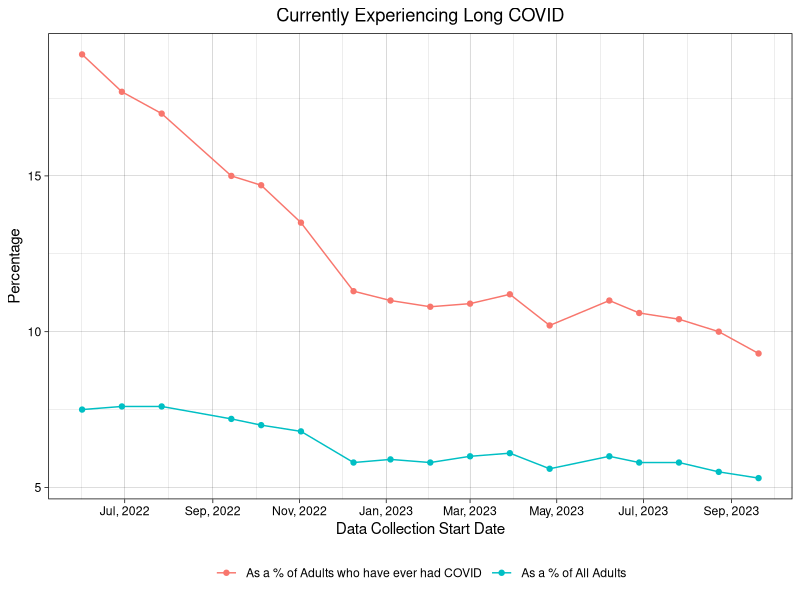
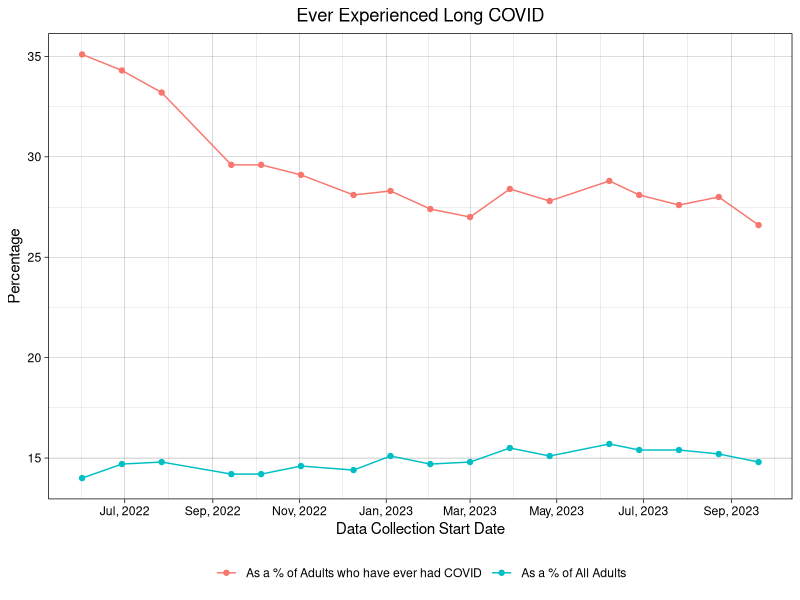
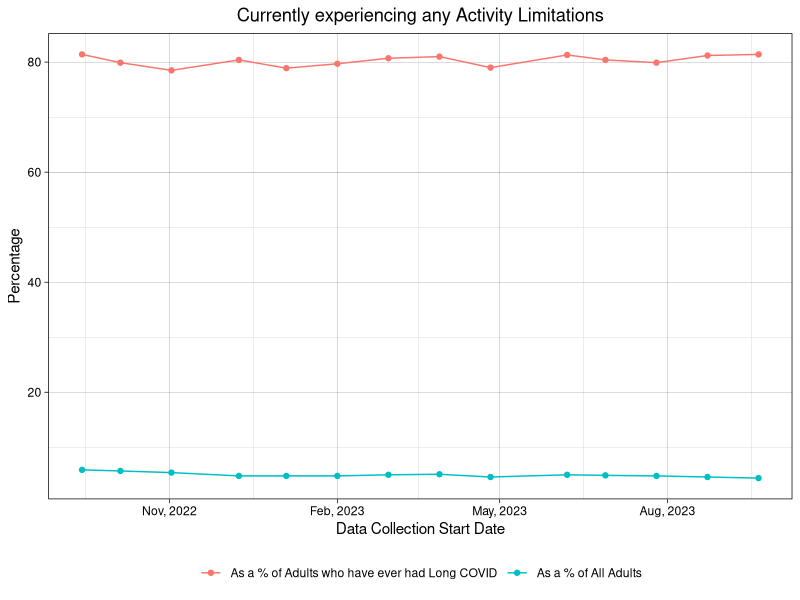
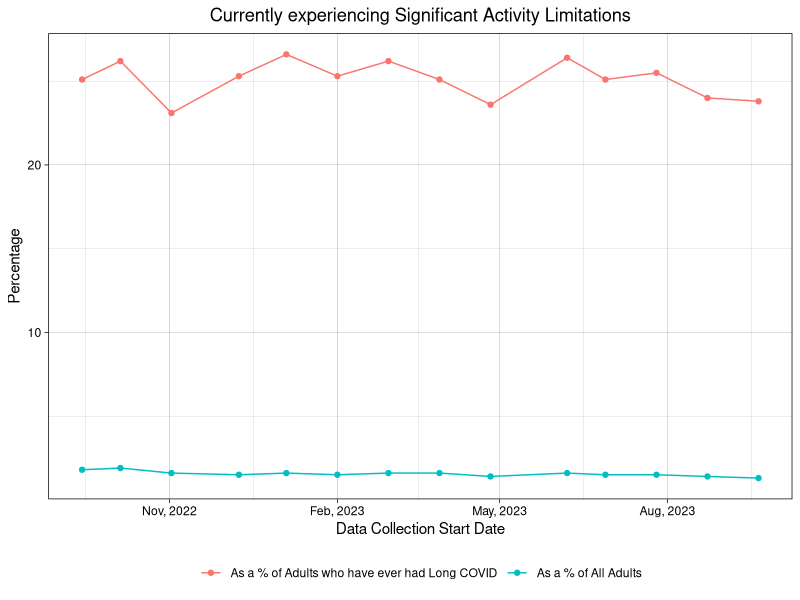

The R script that drew these images, in order:
## ---- chunk 1
# Import Required Libraries
library(dplyr)
library(ggplot2)
library(forcats)

# Import Data
pcc <- read.csv("Post-COVID_Conditions.csv")
## ---- chunk 2
TimeData <- pcc %>% filter(Group == 'National Estimate') %>% select(c(Indicator, Group, Time.Period.Start.Date, Time.Period.End.Date, Value))

# Also convert the Time Period Colums to dates
TimeData$Time.Period.Start.Date <- as.Date(TimeData$Time.Period.Start.Date, format = "%m/%d/%Y")
#TimeData$Time.Period.Start.Date <- format(TimeData$Time.Period.Start.Date, "%B %d, %Y")

TimeData$Time.Period.End.Date<- as.Date(TimeData$Time.Period.End.Date, format = "%m/%d/%Y")
#TimeData$Time.Period.End.Date <- format(TimeData$Time.Period.End.Date, "%B %d, %Y")
## ---- chunk 3
CurrentExp <- TimeData %>% filter(Indicator == "Currently experiencing long COVID, as a percentage of adults who ever had COVID" | Indicator == "Currently experiencing long COVID, as a percentage of all adults")

CurrentExp <- na.omit(CurrentExp)

CurrentExp$Indicator <- recode(CurrentExp$Indicator, "Currently experiencing long COVID, as a percentage of adults who ever had COVID" = "As a % of Adults who have ever had COVID", "Currently experiencing long COVID, as a percentage of all adults" = "As a % of All Adults")

ggplot(CurrentExp, aes(x = Time.Period.Start.Date, y = Value, color = Indicator)) +
  geom_line() +
  geom_point() +
  ggtitle("Currently Experiencing Long COVID") + 
  xlab("Data Collection Start Date") +
  ylab("Percentage") +
  scale_x_date(labels = scales::date_format("%b, %Y"), breaks = "2 month") +
  theme_linedraw() +
  theme(plot.title = element_text(hjust = 0.5), legend.position = "bottom") +
  labs(color = NULL)
## ---- chunk 4
EverExp <- TimeData %>% filter(Indicator == "Ever experienced long COVID, as a percentage of adults who ever had COVID" | Indicator == "Ever experienced long COVID, as a percentage of all adults")

EverExp <- na.omit(EverExp)

EverExp$Indicator <- recode(EverExp$Indicator, "Ever experienced long COVID, as a percentage of adults who ever had COVID" = "As a % of Adults who have ever had COVID", "Ever experienced long COVID, as a percentage of all adults" = "As a % of All Adults")

ggplot(EverExp, aes(x = Time.Period.Start.Date, y = Value, color = Indicator)) +
  geom_line() +
  geom_point() +
  ggtitle("Ever Experienced Long COVID") + 
  xlab("Data Collection Start Date") +
  ylab("Percentage") +
  scale_x_date(labels = scales::date_format("%b, %Y"), breaks = "2 month") +
  theme_linedraw() +
  theme(plot.title = element_text(hjust = 0.5), legend.position = "bottom") +
  labs(color = NULL)
## ---- chunk 5
# Can re-use the TimeData dataframe that we created earlier to analyze time series data for question 1:
AnyActivityLimits <- TimeData %>% filter(Indicator == "Any activity limitations from long COVID, as a percentage of adults who currently have long COVID" | Indicator == "Any activity limitations from long COVID, as a percentage of all adults")

AnyActivityLimits <- na.omit(AnyActivityLimits)

AnyActivityLimits$Indicator <- recode(AnyActivityLimits$Indicator, "Any activity limitations from long COVID, as a percentage of adults who currently have long COVID" = "As a % of Adults who have ever had Long COVID", "Any activity limitations from long COVID, as a percentage of all adults" = "As a % of All Adults")

ggplot(AnyActivityLimits, aes(x = Time.Period.Start.Date, y = Value, color = Indicator)) +
  geom_line() +
  geom_point() +
  ggtitle("Currently experiencing any Activity Limitations") + 
  xlab("Data Collection Start Date") +
  ylab("Percentage") +
  scale_x_date(labels = scales::date_format("%b, %Y"), breaks = "3 month") +
  theme_linedraw() +
  theme(plot.title = element_text(hjust = 0.5), legend.position = "bottom") +
  labs(color = NULL)
## ---- chunk 6
SignifActivityLimits <- TimeData %>% filter(Indicator == "Significant activity limitations from long COVID, as a percentage of adults who currently have long COVID" | Indicator == "Significant activity limitations from long COVID, as a percentage of all adults")

SignifActivityLimits <- na.omit(SignifActivityLimits)

SignifActivityLimits$Indicator <- recode(SignifActivityLimits$Indicator, "Significant activity limitations from long COVID, as a percentage of adults who currently have long COVID" = "As a % of Adults who have ever had Long COVID", "Significant activity limitations from long COVID, as a percentage of all adults" = "As a % of All Adults")

ggplot(SignifActivityLimits, aes(x = Time.Period.Start.Date, y = Value, color = Indicator)) +
  geom_line() +
  geom_point() +
  ggtitle("Currently experiencing Significant Activity Limitations") + 
  xlab("Data Collection Start Date") +
  ylab("Percentage") +
  scale_x_date(labels = scales::date_format("%b, %Y"), breaks = "3 month") +
  theme_linedraw() +
  theme(plot.title = element_text(hjust = 0.5), legend.position = "bottom") +
  labs(color = NULL)
